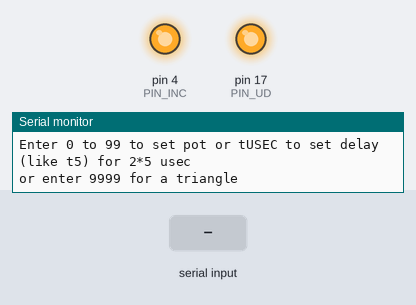
A sketch run on a simulated Arduino Uno, built with avr-gcc and run on an emulated ATmega328P. Shown: output pins drawn as LEDs (lit = HIGH), the last lines printed to the serial monitor. The test bench sets the inputs (shaded band). Pins used as bus, display or sensor lines are not drawn.

Above: at 1.7 s.
1.8 s: "9999\n" received over Serial
At 2.85 s:
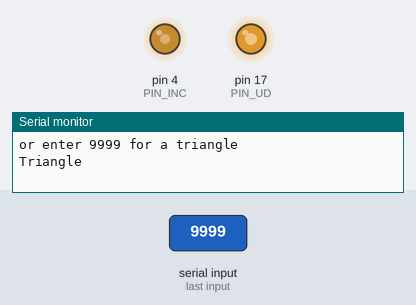
4.4 s: "9998\n" received over Serial
At 5.45 s:
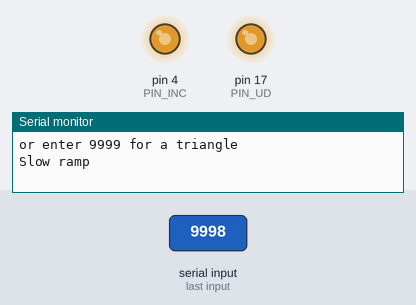
Timing chart, 0 to 19.9 s (numbered marks = the images above; inputs shaded):
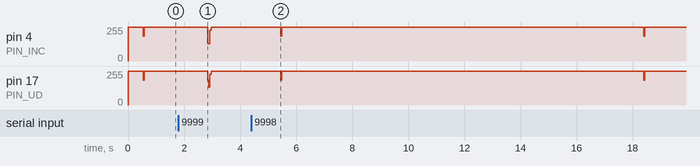

The sketch:

digi_pot_test.ino
```cpp
// (licence header left out)
/* wiper steps between min and max */
#define POT_NUM_POS 100

/* Change these two for the timing experiment.  Minimum value for each
 *  is 1.  Max possibly needed is 50 for each.  Values well above 1
 *  up less than 50 might work pretty well, but no guarantees from the
 *  datasheet.
 */

#define PIN_CS  16
#define PIN_INC 4
#define PIN_UD  17

int pos;
unsigned int delay_usec = 50;

void wiper_change(boolean up, boolean store)
{
  unsigned int ud_val;

  if (up) ud_val = HIGH; else ud_val = LOW;

  digitalWrite(PIN_UD, ud_val);
  digitalWrite(PIN_CS, LOW);
  delayMicroseconds(delay_usec);
  digitalWrite(PIN_INC, LOW);
  delayMicroseconds(delay_usec);
  if (store) {
    digitalWrite(PIN_INC, HIGH);
    delayMicroseconds(delay_usec);
    digitalWrite(PIN_CS, HIGH);
    digitalWrite(PIN_UD, HIGH);
  } else {
    digitalWrite(PIN_CS, HIGH);
    digitalWrite(PIN_UD, HIGH);
    delayMicroseconds(delay_usec);
    digitalWrite(PIN_INC, HIGH);
  }
  delayMicroseconds(delay_usec);
}


void set_to_zero(void)
{
  int i;

  for (i = 0; i < POT_NUM_POS - 1; i++) wiper_change(false, false);
  pos = 0;
}

void set_to_pos2(int new_pos)
{
  int i, diff, up;

  if (new_pos > (POT_NUM_POS - 1)) new_pos = POT_NUM_POS - 1;
  if (new_pos < 0) new_pos = 0;

  diff = new_pos - pos;
  if (diff == 0) {
     return;
  } else if (diff < 0) {
    up = 0;
    diff = -diff;
  } else {
    up = 1;
  }

  digitalWrite(PIN_UD, up);
  digitalWrite(PIN_CS, LOW);
  delayMicroseconds(1);

  for (i = 0; i < diff; i++) {
    digitalWrite(PIN_INC, LOW);
    delayMicroseconds(delay_usec);
    // Delay INC# going high for last one to avoid store
    if (i != (diff - 1)) digitalWrite(PIN_INC, HIGH);
    delayMicroseconds(delay_usec);
  }
  // CS# goes high before INC# to avoid store
  digitalWrite(PIN_CS, HIGH);
  delayMicroseconds(1);
  digitalWrite(PIN_INC, HIGH);
  delayMicroseconds(1);

  pos = new_pos;
}


void sweep(void)
{
  int i;

  Serial.println("Triangle");
  set_to_zero();
  for (i = 0; i < POT_NUM_POS - 1; i++) wiper_change(true, false);
  for (i = 0; i < POT_NUM_POS - 1; i++) wiper_change(false, false);
  set_to_zero();
}

void slow_ramp(void)
{
  int i;

  Serial.println("Slow ramp");
  set_to_zero();
  delay(1500);

  for (i = 0; i < POT_NUM_POS - 1; i++) {
    wiper_change(true, false);
    delay(100);
  }

  delay(1500);
  set_to_zero();
}

// the setup function runs once when you press reset or power the board
void setup()
{
  int i;

  pinMode(PIN_CS, OUTPUT);
  digitalWrite(PIN_CS, HIGH);

  pinMode(PIN_INC, OUTPUT);
  digitalWrite(PIN_INC, HIGH);

  pinMode(PIN_UD, OUTPUT);
  digitalWrite(PIN_UD, HIGH);

  Serial.begin(115200);
  delay(500);

  Serial.println("Welcome to digi pot, start scope");

  set_to_zero();
}

// the loop function runs over and over again forever
void loop()
{
  int new_pos = 0;
  boolean store = false;
  String buf;
  unsigned int tmp;

  Serial.print("Enter 0 to ");
  Serial.print(POT_NUM_POS - 1);
  Serial.println(" to set pot or tUSEC to set delay (like t5) for 2*5 usec");
  Serial.println("or enter 9999 for a triangle");

  while (Serial.available() == 0) {}
  buf = Serial.readString();
  buf.trim();

  if (buf[0] == 't') {
    buf = buf.substring(1);
    tmp = buf.toInt();
    if (tmp >= 0) {
      delay_usec = tmp;
      Serial.print("delay now ");
      Serial.print(delay_usec);
      Serial.println(" usec for both low and high");
    } else {
      Serial.println("delay unchanged, value out of bounds");
    }
    return;
  } else {
    new_pos = buf.toInt();
  }

  if (new_pos == 9999)
    sweep();
  else if (new_pos == 9998)
    slow_ramp();
  else {
    Serial.print("Setting pos ");
    Serial.print(new_pos);
    Serial.print(" with delay ");
    Serial.print(delay_usec);
    Serial.println(" usec");
    set_to_pos2(new_pos);
  }
}
```

Measured:
- after the input at 1.8 s, pin 4 (PIN_INC): 255/255 → 128/255 after 1.0 s, → 255/255 0.08 s later; pin 17 (PIN_UD): 255/255 → 185/255 after 1.0 s, → 135/255 0.04 s later, → 231/255 0.04 s later, → 255/255 0.04 s later
- after the input at 4.4 s, pin 4 (PIN_INC): alternates 255/255 for 12.9 s and 187/255 for 0.04 s, starting after 1.0 s; pin 17 (PIN_UD): alternates 255/255 for 12.9 s and 185/255 for 0.04 s, starting after 1.0 s
